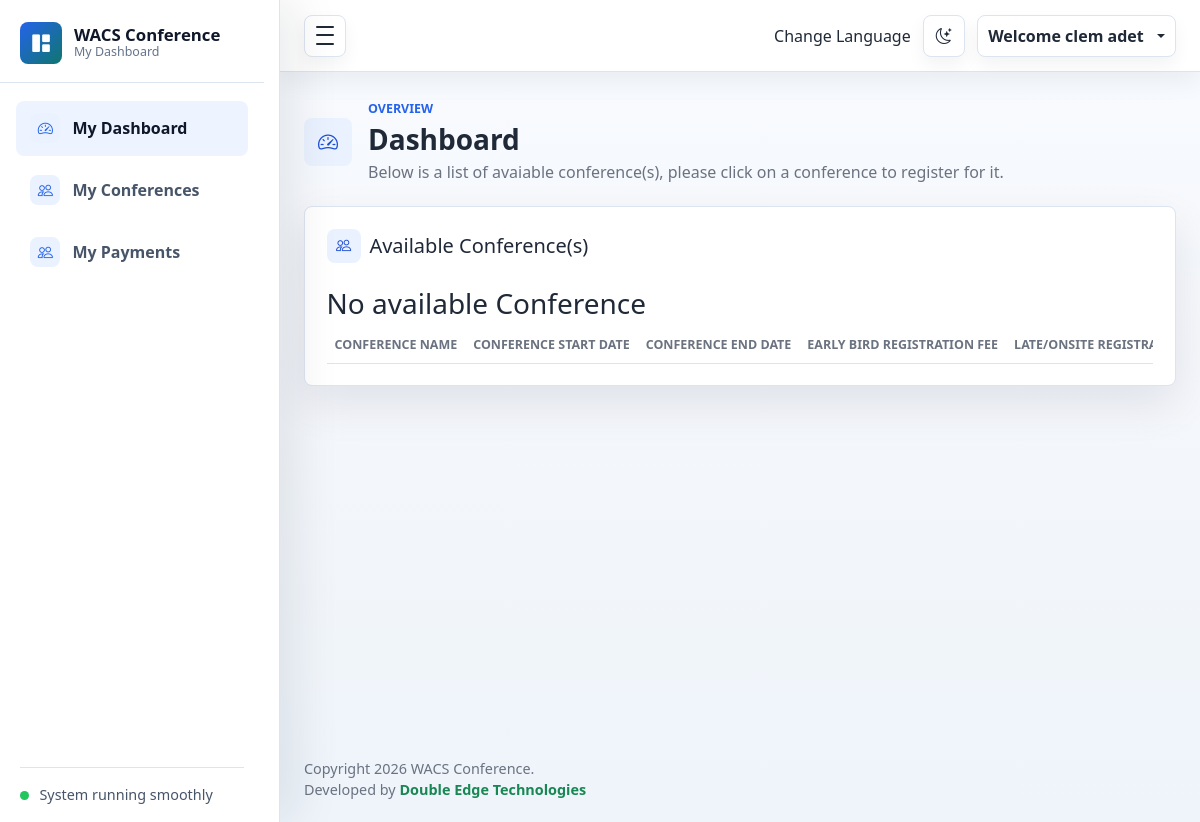
The app's page /dashboard/ (signed in), older data.
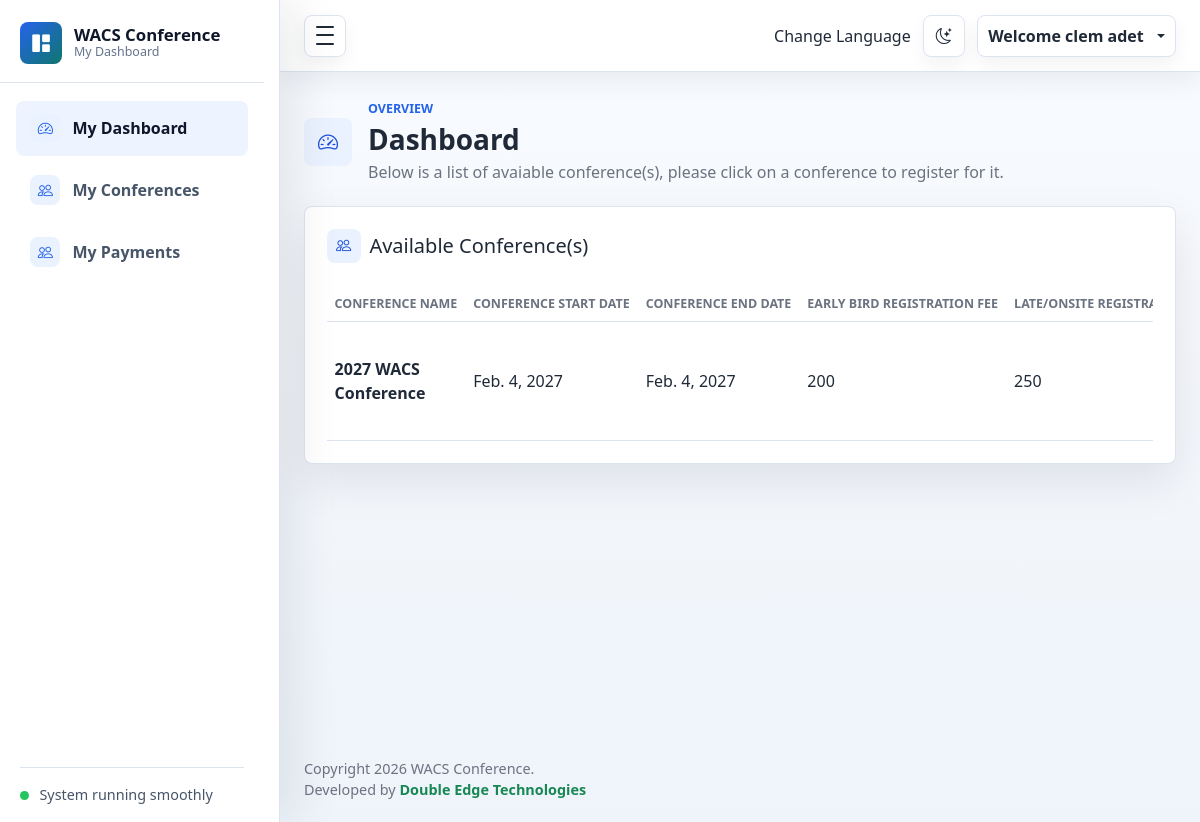
The same page, newer data.
### conferencename/models.py (models this page shows, shortened)
class Conferencename(models.Model):
    name = models.CharField(max_length=200, unique=True)
    normalregistration_fee = models.CharField(max_length=200)
    lateregistration_fee = models.CharField(max_length=200)
    lateregistration_start_date = models.DateField(null=True, blank=True)
    conferencestartdate = models.DateField(null=True, blank=True)
    conferenceenddate = models.DateField(null=True, blank=True)
    created_at = models.DateField(auto_now_add=True)
    updated_at = models.DateField(auto_now=True)
    venue = models.CharField(max_length=300, blank=True, null=True)

### accounts/views.py (the view)
# urls.py: path('dashboard/', views.dashboard, name='dashboard'),
@login_required
def dashboard(request):
    today = date.today()
    conferences  = Conferencename.objects.all()
    context = {
        'conferences' : conferences,
        'today':today
    }
    return render(request, 'accounts/dashboard.html', context)

### templates/accounts/dashboard.html (shortened to what this page needs)
{% load static %}
{% include 'includes/aside.html' %}
{% include 'includes/navigation.html' %}
      <main class="dashboard-content">
        <div class="container-fluid px-3 px-lg-4 py-4">
          <div class="page-heading">
            <div class="page-heading-copy">
              <span class="page-icon"><i class="bi bi-speedometer2" aria-hidden="true"></i></span>
              <div>
                <p class="eyebrow mb-1">Overview</p>
                <h1 class="h3 mb-1">Dashboard</h1>
                <p class="text-muted mb-0">Below is a list of avaiable conference(s),
                  please click on a conference
                  to register for it.
                </p>
              </div>
            </div>
          </div>
          <section class="panel mt-3">
            <div class="panel-header">
              <div>
                <h2 class="h5 mb-1 section-title"><i class="bi bi-people" aria-hidden="true"></i>
                  <span>Available Conference(s)</span></h2>
              </div>
            </div>
            <div class="table-responsive">
              <table class="table align-middle mb-0">
                <thead><tr><th scope="col">Conference Name</th>
                  <th scope="col">Conference Start Date</th>
                  <th scope="col">Conference End Date</th>
                  <th scope="col">Early Bird Registration Fee</th>
                  <th scope="col">Late/Onsite Registration Fee</th>
                  <th scope="col" class="text-end">Action</th></tr></thead>
                <tbody>
                  {% for availableconference in conferences %}
                  <tr>
                    <td>
                      <div class="d-flex align-items-center gap-2">
                        <div>
                          <p class="fw-semibold mb-0">{{ availableconference.name }}</p>
                        </div>
                      </div>
                    </td>
                    <td>{{ availableconference.conferencestartdate }}</td>
                       <td>{{ availableconference.conferenceenddate }}</td>
                    <td>{{ availableconference.normalregistration_fee}}</td>
                    <td>
                      {{ availableconference.lateregistration_fee}}</span></td>
                  </tr>
                  {% empty%}
                  <h3>No available Conference</h3>
                  {% endfor %}
                </tbody>
              </table>
            </div>
          </section>
        </div>
      </main>
{% include 'includes/footer.html' %}

Row changes from the older to the newer data that the page shows:
added Conferencename: name "2027 WACS Conference", conferencestartdate "Feb. 4, 2027", conferenceenddate "Feb. 4, 2027", normalregistration_fee "200", lateregistration_fee "250"
Text that changed along with them:
text no longer shown: "No available Conference"
